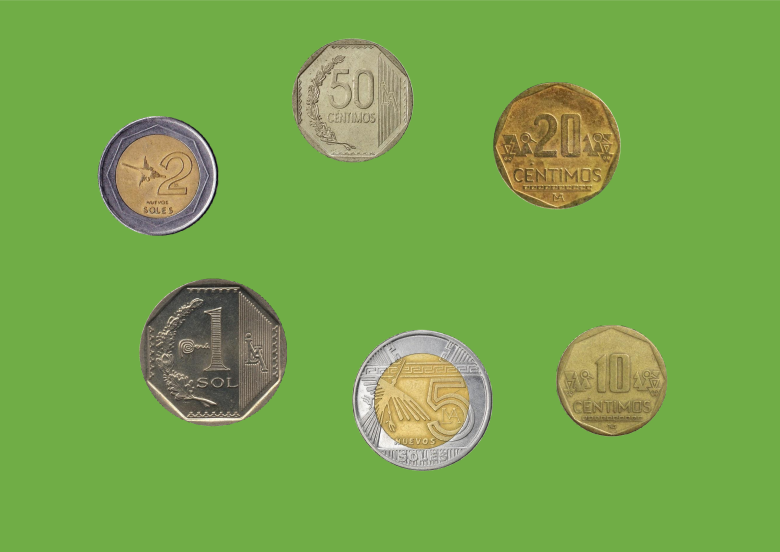
#> input picture Pruebas/monedasVerde.jpg, 2339 x 1654 px (shown at 1/3 size)
$ python test_green.py
#> lines starting #> are read from the running program, lines starting #| are printed output that depends on the picture; after the words box and inside, x2 and y2 are one past the last pixel; in counts of white or black regions, pixels touching at a corner belong together
import cv2
import numpy as np
import math

def test_morph(img_path):
#> called with img_path = 'Pruebas/monedasVerde.jpg'
    img = cv2.imread(img_path)
#> img is the input picture: shape (1654, 2339, 3); mean B, G, R 76.4, 166.5, 119.3
    if img is None: return
    gray = cv2.cvtColor(img, cv2.COLOR_BGR2GRAY)
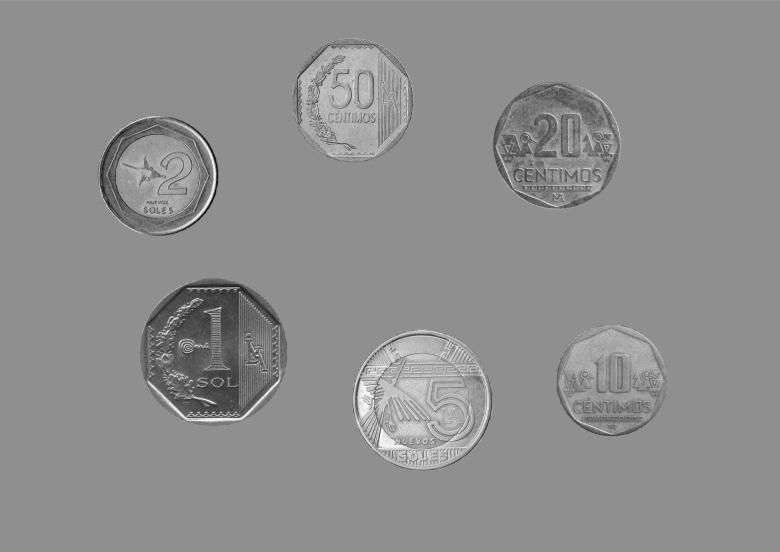
#> gray: shape (1654, 2339) (shown at 1/3 size); min 1, max 255, mean 142.1
    blur = cv2.GaussianBlur(gray, (15, 15), 0)

    thresh = cv2.adaptiveThreshold(blur, 255, cv2.ADAPTIVE_THRESH_GAUSSIAN_C, cv2.THRESH_BINARY_INV, 11, 2)
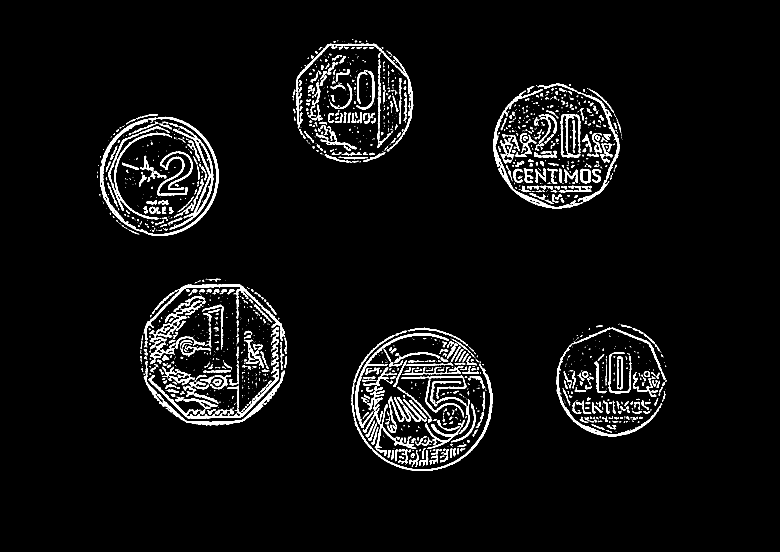
#> thresh: shape (1654, 2339) (shown at 1/3 size); 4.3% white; 2134 white regions (1385 under 20 px), largest, box (x1, y1, x2, y2) and area: (300, 350, 655, 708) 7899, (446, 981, 837, 1255) 5579, (1055, 1005, 1477, 1413) 5084

    # Try different kernels
    kernels = [5, 9, 15]
    for k in kernels:
        kernel = np.ones((k,k), np.uint8)
        closed = cv2.morphologyEx(thresh, cv2.MORPH_CLOSE, kernel, iterations=3)
        contours, _ = cv2.findContours(closed, cv2.RETR_EXTERNAL, cv2.CHAIN_APPROX_SIMPLE)
        valid = [c for c in contours if 50000 < cv2.contourArea(c) < 300000]

        print(f"--- {img_path} | Kernel {k} ---")
        areas = sorted([cv2.contourArea(c) for c in valid])
        for a in areas:
            print(f"ContourArea: {a:.1f}")
#> this loop made 3 passes
#> areas on passes 1 to 3: [82958.5, 101981, 102918, 112162.5, 141224.5, 150254.5], [86478.5, 102604, 103341, 112439, 141224.5, 150977], [86747, 102689, 103759, 112610.5, 141224.5, 151061.5]
#> pass 1, in test_morph, `closed = cv2.morphologyEx(thresh, cv2.MORPH_CLOSE, kernel, iterations=3)`:
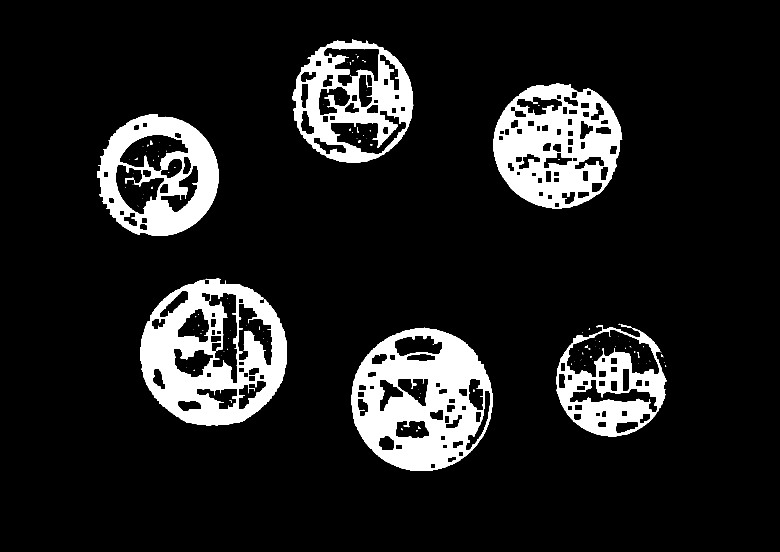
#> closed: shape (1654, 2339) (shown at 1/3 size); 11.6% white; 116 white regions (96 under 20 px), largest, box (x1, y1, x2, y2) and area: (1055, 983, 1477, 1413) 102723, (421, 836, 861, 1277) 97132, (1480, 249, 1867, 626) 82876

test_morph('Pruebas/monedasVerde.jpg')
test_morph('MonedasHallar/monedas (1).jpg')
#> call 2 of test_morph, with img_path = 'MonedasHallar/monedas (1).jpg'
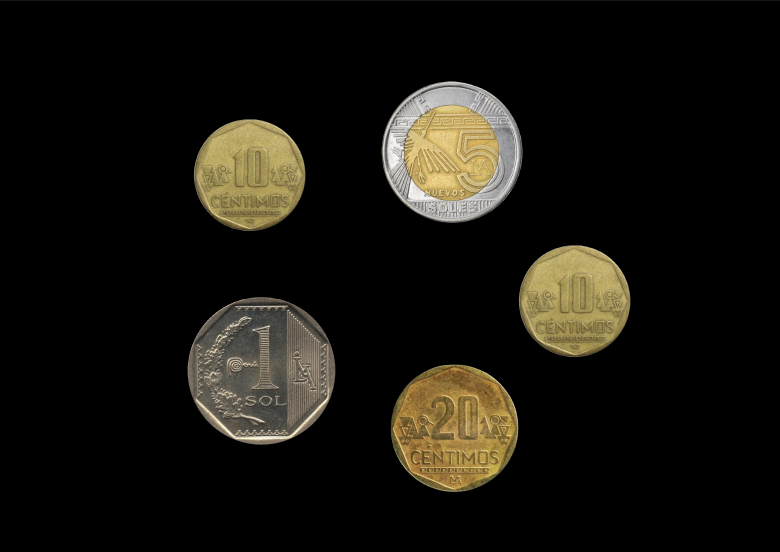
#> input picture MonedasHallar/monedas (1).jpg, 2339 x 1654 px (shown at 1/3 size)
#> in test_morph, img is the input picture: shape (1654, 2339, 3); mean B, G, R 14.7, 20.6, 22.9
#> in test_morph (call 2), `thresh = cv2.adaptiveThreshold(blur, 255, cv2.ADAPTIVE_THRESH_GAUSSIAN..`:
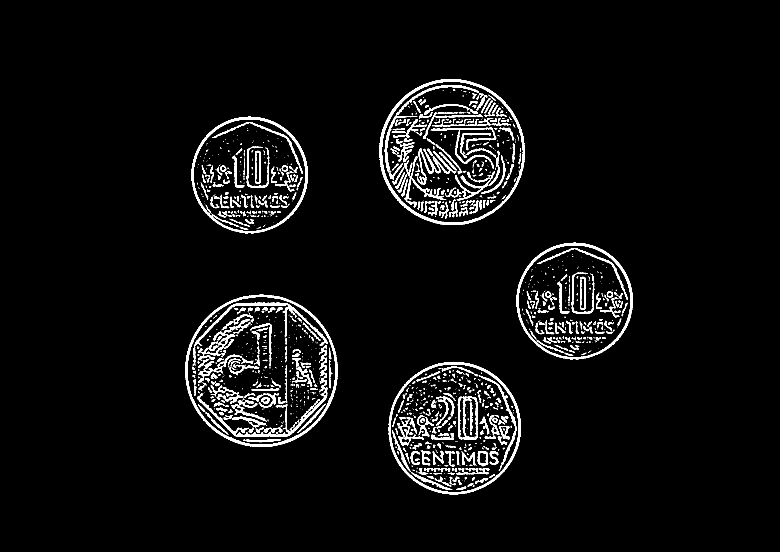
#> thresh: shape (1654, 2339) (shown at 1/3 size); 4% white; 1738 white regions (1103 under 20 px), largest, box (x1, y1, x2, y2) and area: (1138, 237, 1575, 675) 9895, (556, 884, 1013, 1341) 9275, (1166, 1087, 1563, 1483) 7873
#> the loop in test_morph (call 2), `for k in kernels:` made 3 passes
#> pass 1, in test_morph (call 2), `closed = cv2.morphologyEx(thresh, cv2.MORPH_CLOSE, kernel, iterations=3)`:
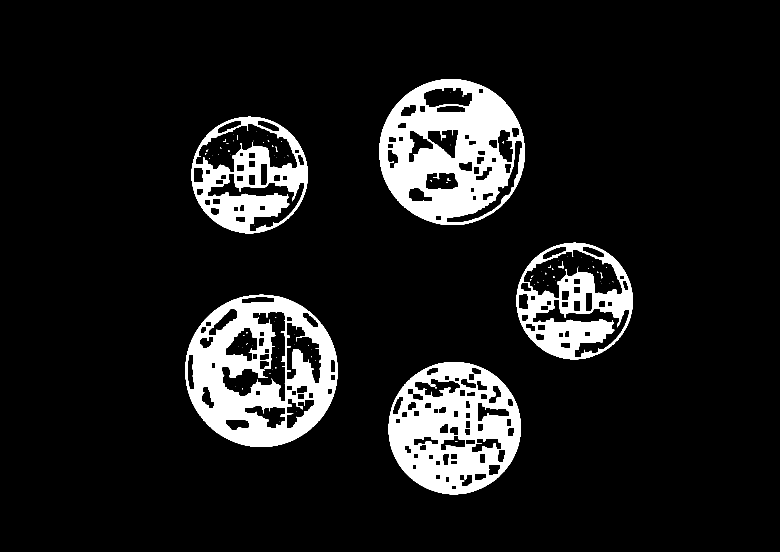
#> closed: shape (1654, 2339) (shown at 1/3 size); 10.3% white; 98 white regions (85 under 20 px), largest, box (x1, y1, x2, y2) and area: (1138, 237, 1575, 675) 106968, (556, 884, 1013, 1341) 104439, (1166, 1087, 1563, 1483) 90793
#> pass 3, in test_morph (call 2), `closed = cv2.morphologyEx(thresh, cv2.MORPH_CLOSE, kernel, iterations=3)`:
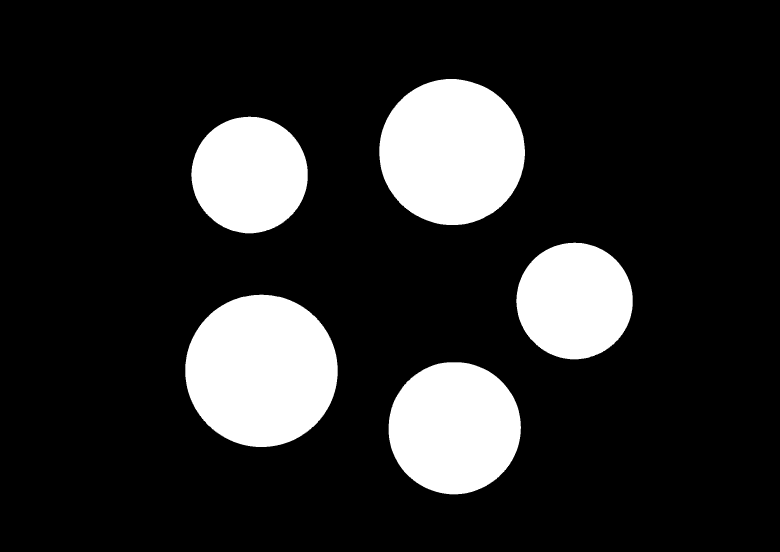
#> closed: shape (1654, 2339) (shown at 1/3 size); 16.3% white; 5 white regions, box (x1, y1, x2, y2) and area: (556, 884, 1013, 1341) 164070, (1138, 237, 1575, 675) 150250, (1166, 1087, 1563, 1483) 123705, (1549, 728, 1898, 1078) 95701, (574, 350, 923, 700) 95659
